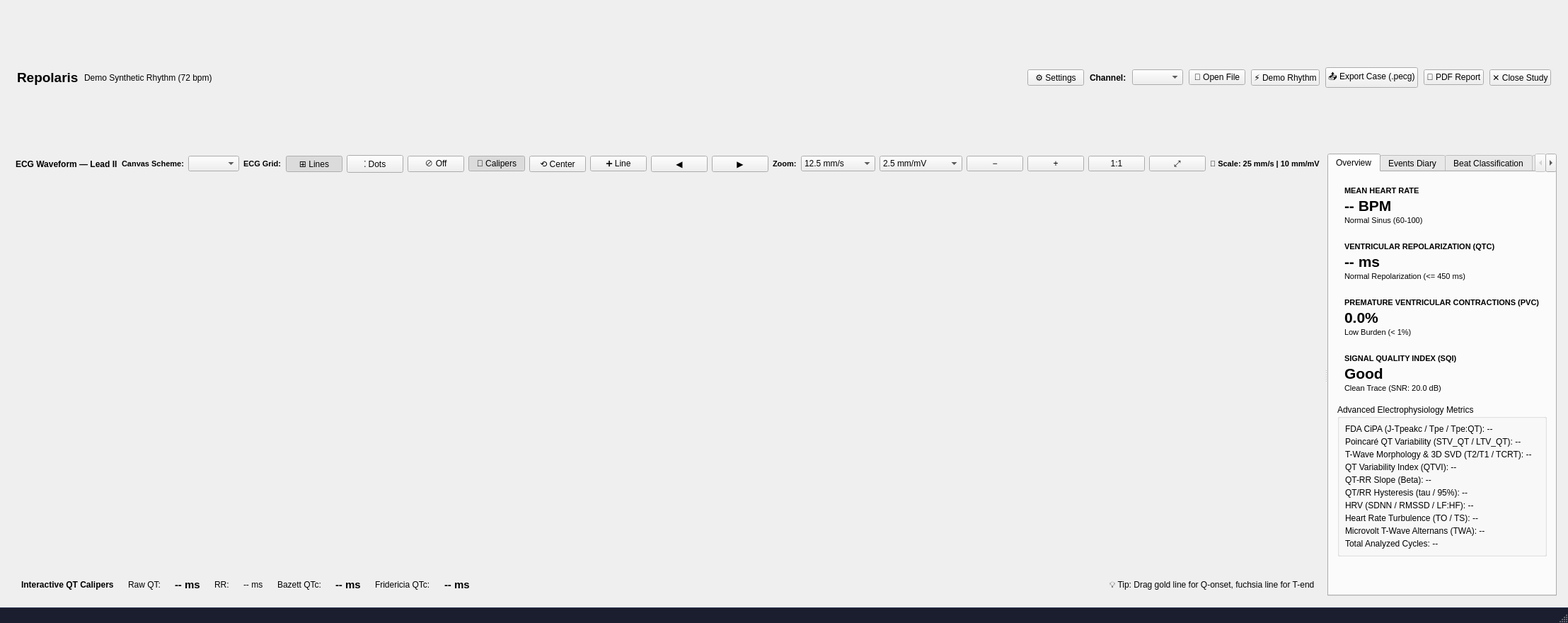
<?xml version="1.0" encoding="utf-8"?>
<ui version="4.0">
 <class>MainWindow</class>
 <widget class="QMainWindow" name="MainWindow">
  <property name="geometry">
   <rect>
    <x>0</x>
    <y>0</y>
    <width>1420</width>
    <height>880</height>
   </rect>
  </property>
  <property name="windowTitle">
   <string>Repolaris — Ventricular Repolarization &amp; ECG Workstation</string>
  </property>
  <widget class="QWidget" name="centralWidget">
   <layout class="QVBoxLayout" name="root_layout">
    <property name="spacing">
     <number>10</number>
    </property>
    <property name="leftMargin">
     <number>16</number>
    </property>
    <property name="topMargin">
     <number>12</number>
    </property>
    <property name="rightMargin">
     <number>16</number>
    </property>
    <property name="bottomMargin">
     <number>16</number>
    </property>
    <item>
     <widget class="QFrame" name="topBar">
      <layout class="QHBoxLayout" name="top_layout">
       <property name="spacing">
        <number>8</number>
       </property>
       <property name="leftMargin">
        <number>8</number>
       </property>
       <property name="topMargin">
        <number>4</number>
       </property>
       <property name="rightMargin">
        <number>8</number>
       </property>
       <property name="bottomMargin">
        <number>4</number>
       </property>
       <item>
        <widget class="QLabel" name="title_lbl">
         <property name="font">
          <font>
           <pointsize>14</pointsize>
           <bold>true</bold>
          </font>
         </property>
         <property name="text">
          <string>Repolaris</string>
         </property>
        </widget>
       </item>
       <item>
        <widget class="QLabel" name="lbl_file_badge">
         <property name="text">
          <string>Demo Synthetic Rhythm (72 bpm)</string>
         </property>
        </widget>
       </item>
       <item>
        <spacer name="top_spacer">
         <property name="orientation">
          <enum>Qt::Orientation::Horizontal</enum>
         </property>
         <property name="sizeHint" stdset="0">
          <size>
           <width>40</width>
           <height>20</height>
          </size>
         </property>
        </spacer>
       </item>
       <item>
        <widget class="QPushButton" name="btn_settings">
         <property name="text">
          <string>⚙️ Settings</string>
         </property>
         <property name="toolTip">
          <string>Configure language and visual theme</string>
         </property>
        </widget>
       </item>
       <item>
        <widget class="QLabel" name="lead_lbl">
         <property name="font">
          <font>
           <bold>true</bold>
          </font>
         </property>
         <property name="text">
          <string>Channel:</string>
         </property>
        </widget>
       </item>
       <item>
        <widget class="QComboBox" name="combo_leads"/>
       </item>
       <item>
        <widget class="QPushButton" name="btn_open">
         <property name="text">
          <string>📂 Open File</string>
         </property>
         <property name="toolTip">
          <string>Open ECG record file (.pecg, .ecg, .edf, .hea, .csv)</string>
         </property>
        </widget>
       </item>
       <item>
        <widget class="QPushButton" name="btn_demo">
         <property name="text">
          <string>⚡ Demo Rhythm</string>
         </property>
         <property name="toolTip">
          <string>Generate realistic synthetic ECG rhythm (72 bpm)</string>
         </property>
        </widget>
       </item>
       <item>
        <widget class="QPushButton" name="btn_export">
         <property name="text">
          <string>📤 Export Case (.pecg)</string>
         </property>
         <property name="toolTip">
          <string>Export anonymized multi-lead study for colleague consultation</string>
         </property>
        </widget>
       </item>
       <item>
        <widget class="QPushButton" name="btn_export_pdf">
         <property name="text">
          <string>📄 PDF Report</string>
         </property>
         <property name="toolTip">
          <string>Generate 2-page clinical vector PDF report</string>
         </property>
        </widget>
       </item>
       <item>
        <widget class="QPushButton" name="btn_close">
         <property name="text">
          <string>✕ Close Study</string>
         </property>
         <property name="toolTip">
          <string>Close current study and clear canvas</string>
         </property>
        </widget>
       </item>
      </layout>
     </widget>
    </item>
    <item>
     <widget class="QSplitter" name="mainSplitter">
      <property name="orientation">
       <enum>Qt::Orientation::Horizontal</enum>
      </property>
      <widget class="QWidget" name="left_container">
       <layout class="QVBoxLayout" name="left_layout">
        <property name="spacing">
         <number>6</number>
        </property>
        <property name="leftMargin">
         <number>0</number>
        </property>
        <property name="topMargin">
         <number>0</number>
        </property>
        <property name="rightMargin">
         <number>0</number>
        </property>
        <property name="bottomMargin">
         <number>0</number>
        </property>
        <item>
         <widget class="QFrame" name="canvas_bar">
          <layout class="QHBoxLayout" name="c_layout">
           <property name="spacing">
            <number>6</number>
           </property>
           <property name="leftMargin">
            <number>6</number>
           </property>
           <property name="topMargin">
            <number>2</number>
           </property>
           <property name="rightMargin">
            <number>6</number>
           </property>
           <property name="bottomMargin">
            <number>2</number>
           </property>
           <item>
            <widget class="QLabel" name="lbl_canvas_title">
             <property name="font">
              <font>
               <pointsize>9</pointsize>
               <bold>true</bold>
              </font>
             </property>
             <property name="text">
              <string>ECG Waveform — Lead II</string>
             </property>
            </widget>
           </item>
           <item>
            <spacer name="c_spacer">
             <property name="orientation">
              <enum>Qt::Orientation::Horizontal</enum>
             </property>
             <property name="sizeHint" stdset="0">
              <size>
               <width>40</width>
               <height>20</height>
              </size>
             </property>
            </spacer>
           </item>
           <item>
            <widget class="QLabel" name="lbl_canvas_scheme">
             <property name="font">
              <font>
               <pointsize>8</pointsize>
               <bold>true</bold>
              </font>
             </property>
             <property name="text">
              <string>Canvas Scheme:</string>
             </property>
            </widget>
           </item>
           <item>
            <widget class="QComboBox" name="combo_canvas_theme">
             <property name="toolTip">
              <string>Select independent color scheme for the ECG waveform canvas</string>
             </property>
            </widget>
           </item>
           <item>
            <widget class="QLabel" name="lbl_grid">
             <property name="font">
              <font>
               <pointsize>8</pointsize>
               <bold>true</bold>
              </font>
             </property>
             <property name="text">
              <string>ECG Grid:</string>
             </property>
            </widget>
           </item>
           <item>
            <widget class="QPushButton" name="btn_grid_lines">
             <property name="text">
              <string>⊞ Lines</string>
             </property>
             <property name="toolTip">
              <string>Enable standard clinical ECG grid lines</string>
             </property>
             <property name="checkable">
              <bool>true</bool>
             </property>
             <property name="checked">
              <bool>true</bool>
             </property>
            </widget>
           </item>
           <item>
            <widget class="QPushButton" name="btn_grid_dots">
             <property name="text">
              <string>⁚ Dots</string>
             </property>
             <property name="toolTip">
              <string>Enable dotted clinical ECG grid coordinates</string>
             </property>
             <property name="checkable">
              <bool>true</bool>
             </property>
            </widget>
           </item>
           <item>
            <widget class="QPushButton" name="btn_grid_off">
             <property name="text">
              <string>⊘ Off</string>
             </property>
             <property name="toolTip">
              <string>Disable grid lines and hide scale badge</string>
             </property>
             <property name="checkable">
              <bool>true</bool>
             </property>
            </widget>
           </item>
           <item>
            <widget class="QPushButton" name="btn_calipers_toggle">
             <property name="text">
              <string>📏 Calipers</string>
             </property>
             <property name="toolTip">
              <string>Toggle visibility of draggable vertical measurement lines</string>
             </property>
             <property name="checkable">
              <bool>true</bool>
             </property>
             <property name="checked">
              <bool>true</bool>
             </property>
            </widget>
           </item>
           <item>
            <widget class="QPushButton" name="btn_calipers_center">
             <property name="text">
              <string>⟲ Center</string>
             </property>
             <property name="toolTip">
              <string>Center draggable caliper lines in the visible window</string>
             </property>
            </widget>
           </item>
           <item>
            <widget class="QPushButton" name="btn_add_line">
             <property name="text">
              <string>➕ Line</string>
             </property>
             <property name="toolTip">
              <string>Add an additional draggable vertical measurement cursor</string>
             </property>
            </widget>
           </item>
           <item>
            <widget class="QPushButton" name="btn_prev_beat">
             <property name="text">
              <string>◀</string>
             </property>
            </widget>
           </item>
           <item>
            <widget class="QPushButton" name="btn_next_beat">
             <property name="text">
              <string>▶</string>
             </property>
            </widget>
           </item>
           <item>
            <widget class="QLabel" name="lbl_zoom">
             <property name="font">
              <font>
               <pointsize>8</pointsize>
               <bold>true</bold>
              </font>
             </property>
             <property name="text">
              <string>Zoom:</string>
             </property>
            </widget>
           </item>
           <item>
            <widget class="QComboBox" name="combo_speed">
             <property name="toolTip">
              <string>Select clinical ECG paper sweep speed</string>
             </property>
             <item>
              <property name="text">
               <string>12.5 mm/s</string>
              </property>
             </item>
             <item>
              <property name="text">
               <string>25 mm/s (Std)</string>
              </property>
             </item>
             <item>
              <property name="text">
               <string>50 mm/s</string>
              </property>
             </item>
             <item>
              <property name="text">
               <string>100 mm/s</string>
              </property>
             </item>
            </widget>
           </item>
           <item>
            <widget class="QComboBox" name="combo_gain">
             <property name="toolTip">
              <string>Select clinical ECG voltage sensitivity gain</string>
             </property>
             <item>
              <property name="text">
               <string>2.5 mm/mV</string>
              </property>
             </item>
             <item>
              <property name="text">
               <string>5 mm/mV</string>
              </property>
             </item>
             <item>
              <property name="text">
               <string>10 mm/mV (Std)</string>
              </property>
             </item>
             <item>
              <property name="text">
               <string>20 mm/mV</string>
              </property>
             </item>
            </widget>
           </item>
           <item>
            <widget class="QPushButton" name="btn_zoom_out">
             <property name="text">
              <string>−</string>
             </property>
             <property name="toolTip">
              <string>Zoom Out (Lower Speed / Gain)</string>
             </property>
            </widget>
           </item>
           <item>
            <widget class="QPushButton" name="btn_zoom_in">
             <property name="text">
              <string>+</string>
             </property>
             <property name="toolTip">
              <string>Zoom In (Higher Speed / Gain)</string>
             </property>
            </widget>
           </item>
           <item>
            <widget class="QPushButton" name="btn_zoom_reset">
             <property name="text">
              <string>1:1</string>
             </property>
             <property name="toolTip">
              <string>Reset to Standard Scale (25 mm/s, 10 mm/mV)</string>
             </property>
            </widget>
           </item>
           <item>
            <widget class="QPushButton" name="btn_zoom_fit">
             <property name="text">
              <string>⤢</string>
             </property>
             <property name="toolTip">
              <string>Fit Entire Recording</string>
             </property>
            </widget>
           </item>
           <item>
            <widget class="QLabel" name="lbl_scale_badge">
             <property name="font">
              <font>
               <pointsize>8</pointsize>
               <bold>true</bold>
              </font>
             </property>
             <property name="text">
              <string>📐 Scale: 25 mm/s | 10 mm/mV</string>
             </property>
            </widget>
           </item>
          </layout>
         </widget>
        </item>
        <item>
         <widget class="PlotWidget" name="plot_widget" native="true">
          <property name="sizePolicy">
           <sizepolicy hsizetype="Expanding" vsizetype="Expanding">
            <horstretch>0</horstretch>
            <verstretch>1</verstretch>
           </sizepolicy>
          </property>
         </widget>
        </item>
        <item>
         <widget class="QFrame" name="cal_strip">
          <layout class="QHBoxLayout" name="cal_layout">
           <property name="spacing">
            <number>20</number>
           </property>
           <property name="leftMargin">
            <number>14</number>
           </property>
           <property name="topMargin">
            <number>6</number>
           </property>
           <property name="rightMargin">
            <number>14</number>
           </property>
           <property name="bottomMargin">
            <number>6</number>
           </property>
           <item>
            <widget class="QLabel" name="lbl_cal_cue">
             <property name="font">
              <font>
               <pointsize>9</pointsize>
               <bold>true</bold>
              </font>
             </property>
             <property name="text">
              <string>Interactive QT Calipers</string>
             </property>
            </widget>
           </item>
           <item>
            <widget class="QLabel" name="lbl_tag_raw">
             <property name="text">
              <string>Raw QT:</string>
             </property>
            </widget>
           </item>
           <item>
            <widget class="QLabel" name="lbl_cal_qt">
             <property name="font">
              <font>
               <pointsize>11</pointsize>
               <bold>true</bold>
              </font>
             </property>
             <property name="text">
              <string>-- ms</string>
             </property>
            </widget>
           </item>
           <item>
            <widget class="QLabel" name="lbl_tag_rr">
              <property name="text">
               <string>RR:</string>
              </property>
             </widget>
            </item>
            <item>
             <widget class="QLabel" name="lbl_cal_rr">
              <property name="text">
               <string>-- ms</string>
              </property>
             </widget>
            </item>
            <item>
             <widget class="QLabel" name="lbl_tag_bazett">
             <property name="text">
              <string>Bazett QTc:</string>
             </property>
            </widget>
           </item>
           <item>
            <widget class="QLabel" name="lbl_cal_bazett">
             <property name="font">
              <font>
               <pointsize>11</pointsize>
               <bold>true</bold>
              </font>
             </property>
             <property name="text">
              <string>-- ms</string>
             </property>
            </widget>
           </item>
           <item>
            <widget class="QLabel" name="lbl_tag_fridericia">
             <property name="text">
              <string>Fridericia QTc:</string>
             </property>
            </widget>
           </item>
           <item>
            <widget class="QLabel" name="lbl_cal_fridericia">
             <property name="font">
              <font>
               <pointsize>11</pointsize>
               <bold>true</bold>
              </font>
             </property>
             <property name="text">
              <string>-- ms</string>
             </property>
            </widget>
           </item>
           <item>
            <spacer name="cal_spacer">
             <property name="orientation">
              <enum>Qt::Orientation::Horizontal</enum>
             </property>
             <property name="sizeHint" stdset="0">
              <size>
               <width>40</width>
               <height>20</height>
              </size>
             </property>
            </spacer>
           </item>
           <item>
            <widget class="QLabel" name="help_cue">
             <property name="text">
              <string>💡 Tip: Drag gold line for Q-onset, fuchsia line for T-end</string>
             </property>
            </widget>
           </item>
          </layout>
         </widget>
        </item>
       </layout>
      </widget>
      <widget class="QWidget" name="sidebar">
       <layout class="QVBoxLayout" name="side_layout">
        <property name="spacing">
         <number>10</number>
        </property>
        <property name="leftMargin">
         <number>0</number>
        </property>
        <property name="topMargin">
         <number>0</number>
        </property>
        <property name="rightMargin">
         <number>0</number>
        </property>
        <property name="bottomMargin">
         <number>0</number>
        </property>
        <item>
         <widget class="QTabWidget" name="tabs">
          <property name="currentIndex">
           <number>0</number>
          </property>
          <widget class="QWidget" name="tab_overview">
           <attribute name="title">
            <string>Overview</string>
           </attribute>
           <layout class="QVBoxLayout" name="ov_layout">
            <property name="spacing">
             <number>8</number>
            </property>
            <property name="leftMargin">
             <number>12</number>
            </property>
            <property name="topMargin">
             <number>12</number>
            </property>
            <property name="rightMargin">
             <number>12</number>
            </property>
            <property name="bottomMargin">
             <number>12</number>
            </property>
            <item>
             <widget class="QFrame" name="card_hr">
              <layout class="QVBoxLayout" name="layout_card_hr">
               <property name="spacing">
                <number>2</number>
               </property>
               <property name="leftMargin">
                <number>10</number>
               </property>
               <property name="topMargin">
                <number>8</number>
               </property>
               <property name="rightMargin">
                <number>10</number>
               </property>
               <property name="bottomMargin">
                <number>8</number>
               </property>
               <item>
                <widget class="QLabel" name="card_hr_title">
                 <property name="font">
                  <font>
                   <pointsize>8</pointsize>
                   <bold>true</bold>
                  </font>
                 </property>
                 <property name="text">
                  <string>MEAN HEART RATE</string>
                 </property>
                </widget>
               </item>
               <item>
                <widget class="QLabel" name="card_hr_val">
                 <property name="font">
                  <font>
                   <pointsize>16</pointsize>
                   <bold>true</bold>
                  </font>
                 </property>
                 <property name="text">
                  <string>-- BPM</string>
                 </property>
                </widget>
               </item>
               <item>
                <widget class="QLabel" name="card_hr_sub">
                 <property name="font">
                  <font>
                   <pointsize>8</pointsize>
                  </font>
                 </property>
                 <property name="text">
                  <string>Normal Sinus (60-100)</string>
                 </property>
                </widget>
               </item>
              </layout>
             </widget>
            </item>
            <item>
             <widget class="QFrame" name="card_qtc">
              <layout class="QVBoxLayout" name="layout_card_qtc">
               <property name="spacing">
                <number>2</number>
               </property>
               <property name="leftMargin">
                <number>10</number>
               </property>
               <property name="topMargin">
                <number>8</number>
               </property>
               <property name="rightMargin">
                <number>10</number>
               </property>
               <property name="bottomMargin">
                <number>8</number>
               </property>
               <item>
                <widget class="QLabel" name="card_qtc_title">
                 <property name="font">
                  <font>
                   <pointsize>8</pointsize>
                   <bold>true</bold>
                  </font>
                 </property>
                 <property name="text">
                  <string>VENTRICULAR REPOLARIZATION (QTC)</string>
                 </property>
                </widget>
               </item>
               <item>
                <widget class="QLabel" name="card_qtc_val">
                 <property name="font">
                  <font>
                   <pointsize>16</pointsize>
                   <bold>true</bold>
                  </font>
                 </property>
                 <property name="text">
                  <string>-- ms</string>
                 </property>
                </widget>
               </item>
               <item>
                <widget class="QLabel" name="card_qtc_sub">
                 <property name="font">
                  <font>
                   <pointsize>8</pointsize>
                  </font>
                 </property>
                 <property name="text">
                  <string>Normal Repolarization (&lt;= 450 ms)</string>
                 </property>
                </widget>
               </item>
              </layout>
             </widget>
            </item>
            <item>
             <widget class="QFrame" name="card_ectopic">
              <layout class="QVBoxLayout" name="layout_card_ectopic">
               <property name="spacing">
                <number>2</number>
               </property>
               <property name="leftMargin">
                <number>10</number>
               </property>
               <property name="topMargin">
                <number>8</number>
               </property>
               <property name="rightMargin">
                <number>10</number>
               </property>
               <property name="bottomMargin">
                <number>8</number>
               </property>
               <item>
                <widget class="QLabel" name="card_ectopic_title">
                 <property name="font">
                  <font>
                   <pointsize>8</pointsize>
                   <bold>true</bold>
                  </font>
                 </property>
                 <property name="text">
                  <string>PREMATURE VENTRICULAR CONTRACTIONS (PVC)</string>
                 </property>
                </widget>
               </item>
               <item>
                <widget class="QLabel" name="card_ectopic_val">
                 <property name="font">
                  <font>
                   <pointsize>16</pointsize>
                   <bold>true</bold>
                  </font>
                 </property>
                 <property name="text">
                  <string>0.0%</string>
                 </property>
                </widget>
               </item>
               <item>
                <widget class="QLabel" name="card_ectopic_sub">
                 <property name="font">
                  <font>
                   <pointsize>8</pointsize>
                  </font>
                 </property>
                 <property name="text">
                  <string>Low Burden (&lt; 1%)</string>
                 </property>
                </widget>
               </item>
              </layout>
             </widget>
            </item>
            <item>
             <widget class="QFrame" name="card_sqi">
              <layout class="QVBoxLayout" name="layout_card_sqi">
               <property name="spacing">
                <number>2</number>
               </property>
               <property name="leftMargin">
                <number>10</number>
               </property>
               <property name="topMargin">
                <number>8</number>
               </property>
               <property name="rightMargin">
                <number>10</number>
               </property>
               <property name="bottomMargin">
                <number>8</number>
               </property>
               <item>
                <widget class="QLabel" name="card_sqi_title">
                 <property name="font">
                  <font>
                   <pointsize>8</pointsize>
                   <bold>true</bold>
                  </font>
                 </property>
                 <property name="text">
                  <string>SIGNAL QUALITY INDEX (SQI)</string>
                 </property>
                </widget>
               </item>
               <item>
                <widget class="QLabel" name="card_sqi_val">
                 <property name="font">
                  <font>
                   <pointsize>16</pointsize>
                   <bold>true</bold>
                  </font>
                 </property>
                 <property name="text">
                  <string>Good</string>
                 </property>
                </widget>
               </item>
               <item>
                <widget class="QLabel" name="card_sqi_sub">
                 <property name="font">
                  <font>
                   <pointsize>8</pointsize>
                  </font>
                 </property>
                 <property name="text">
                  <string>Clean Trace (SNR: 20.0 dB)</string>
                 </property>
                </widget>
               </item>
              </layout>
             </widget>
            </item>
            <item>
             <widget class="QGroupBox" name="adv_group">
              <property name="title">
               <string>Advanced Electrophysiology Metrics</string>
              </property>
              <layout class="QVBoxLayout" name="adv_layout">
               <property name="spacing">
                <number>4</number>
               </property>
               <property name="leftMargin">
                <number>8</number>
               </property>
               <property name="topMargin">
                <number>8</number>
               </property>
               <property name="rightMargin">
                <number>8</number>
               </property>
               <property name="bottomMargin">
                <number>8</number>
               </property>
               <item>
                <widget class="QLabel" name="lbl_adv_cipa">
                 <property name="text">
                  <string>FDA CiPA (J-Tpeakc / Tpe / Tpe:QT): --</string>
                 </property>
                </widget>
               </item>
               <item>
                <widget class="QLabel" name="lbl_adv_stv">
                 <property name="text">
                  <string>Poincaré QT Variability (STV_QT / LTV_QT): --</string>
                 </property>
                </widget>
               </item>
               <item>
                <widget class="QLabel" name="lbl_adv_tmorph">
                 <property name="text">
                  <string>T-Wave Morphology &amp; 3D SVD (T2/T1 / TCRT): --</string>
                 </property>
                </widget>
               </item>
               <item>
                <widget class="QLabel" name="lbl_adv_qtvi">
                 <property name="text">
                  <string>QT Variability Index (QTVI): --</string>
                 </property>
                </widget>
               </item>
               <item>
                <widget class="QLabel" name="lbl_adv_qtrr">
                 <property name="text">
                  <string>QT-RR Slope (Beta): --</string>
                 </property>
                </widget>
               </item>
               <item>
                <widget class="QLabel" name="lbl_adv_hyst">
                 <property name="text">
                  <string>QT/RR Hysteresis (tau / 95%): --</string>
                 </property>
                </widget>
               </item>
               <item>
                <widget class="QLabel" name="lbl_adv_hrv">
                 <property name="text">
                  <string>HRV (SDNN / RMSSD / LF:HF): --</string>
                 </property>
                </widget>
               </item>
               <item>
                <widget class="QLabel" name="lbl_adv_hrt">
                 <property name="text">
                  <string>Heart Rate Turbulence (TO / TS): --</string>
                 </property>
                </widget>
               </item>
               <item>
                <widget class="QLabel" name="lbl_adv_twa">
                 <property name="text">
                  <string>Microvolt T-Wave Alternans (TWA): --</string>
                 </property>
                </widget>
               </item>
               <item>
                <widget class="QLabel" name="lbl_adv_total">
                 <property name="text">
                  <string>Total Analyzed Cycles: --</string>
                 </property>
                </widget>
               </item>
              </layout>
             </widget>
            </item>
            <item>
             <spacer name="ov_spacer">
              <property name="orientation">
               <enum>Qt::Orientation::Vertical</enum>
              </property>
              <property name="sizeHint" stdset="0">
               <size>
                <width>20</width>
                <height>40</height>
               </size>
              </property>
             </spacer>
            </item>
           </layout>
          </widget>
          <widget class="QWidget" name="tab_events">
           <attribute name="title">
            <string>Events Diary</string>
           </attribute>
           <layout class="QVBoxLayout" name="ev_layout">
            <property name="spacing">
             <number>8</number>
            </property>
            <property name="leftMargin">
             <number>8</number>
            </property>
            <property name="topMargin">
             <number>8</number>
            </property>
            <property name="rightMargin">
             <number>8</number>
            </property>
            <property name="bottomMargin">
             <number>8</number>
            </property>
            <item>
             <widget class="QTableWidget" name="events_table">
              <column>
               <property name="text">
                <string>Timestamp</string>
               </property>
              </column>
              <column>
               <property name="text">
                <string>Clinical Episode / Triage Alert</string>
               </property>
              </column>
              <column>
               <property name="text">
                <string>Measured Value</string>
               </property>
              </column>
              <column>
               <property name="text">
                <string>Severity</string>
               </property>
              </column>
             </widget>
            </item>
           </layout>
          </widget>
          <widget class="QWidget" name="tab_beats">
           <attribute name="title">
            <string>Beat Classification</string>
           </attribute>
           <layout class="QVBoxLayout" name="b_layout">
            <property name="spacing">
             <number>8</number>
            </property>
            <property name="leftMargin">
             <number>8</number>
            </property>
            <property name="topMargin">
             <number>8</number>
            </property>
            <property name="rightMargin">
             <number>8</number>
            </property>
            <property name="bottomMargin">
             <number>8</number>
            </property>
            <item>
             <widget class="QTableWidget" name="beat_table">
              <column>
               <property name="text">
                <string>Beat #</string>
               </property>
              </column>
              <column>
               <property name="text">
                <string>Time (s)</string>
               </property>
              </column>
              <column>
               <property name="text">
                <string>AAMI Class</string>
               </property>
              </column>
              <column>
               <property name="text">
                <string>QT (ms)</string>
               </property>
              </column>
              <column>
               <property name="text">
                <string>QTc (ms)</string>
               </property>
              </column>
             </widget>
            </item>
           </layout>
          </widget>
          <widget class="QWidget" name="tab_qtrr">
           <attribute name="title">
            <string>QT-RR Dynamics</string>
           </attribute>
           <layout class="QVBoxLayout" name="qtrr_layout">
            <item>
             <widget class="QComboBox" name="combo_qtrr_model"/>
            </item>
            <item>
             <widget class="PlotWidget" name="qtrr_plot_widget" native="true"/>
            </item>
            <item>
             <widget class="QLabel" name="lbl_qtrr_stats">
              <property name="text">
               <string>Model: -- | Slope (Beta): -- | R2: --</string>
              </property>
             </widget>
            </item>
           </layout>
          </widget>
          <widget class="QWidget" name="tab_holter">
           <attribute name="title">
            <string>Holter Triage</string>
           </attribute>
           <layout class="QVBoxLayout" name="holter_layout">
            <item>
             <widget class="QLabel" name="card_af_status_val">
              <property name="text">
               <string>Sinus Rhythm</string>
              </property>
             </widget>
            </item>
            <item>
             <widget class="QLabel" name="card_af_burden_val">
              <property name="text">
               <string>0.0%</string>
              </property>
             </widget>
            </item>
            <item>
             <widget class="QLabel" name="card_af_cv_val">
              <property name="text">
               <string>--</string>
              </property>
             </widget>
            </item>
            <item>
             <widget class="QLabel" name="card_af_sampen_val">
              <property name="text">
               <string>--</string>
              </property>
             </widget>
            </item>
            <item>
             <widget class="QTableWidget" name="holter_hourly_table"/>
            </item>
           </layout>
          </widget>
          <widget class="QWidget" name="tab_butterfly">
           <attribute name="title">
            <string>Butterfly &amp; T-PCA</string>
           </attribute>
           <layout class="QVBoxLayout" name="butterfly_layout">
            <item>
             <widget class="QLabel" name="lbl_butterfly_banner">
              <property name="text">
               <string>Superimposed Multi-Lead Butterfly Median Beat: Ready</string>
              </property>
             </widget>
            </item>
            <item>
             <widget class="PlotWidget" name="butterfly_plot_widget" native="true"/>
            </item>
            <item>
             <widget class="QTableWidget" name="butterfly_table"/>
            </item>
           </layout>
          </widget>
          <widget class="QWidget" name="tab_metadata">
           <attribute name="title">
            <string>Study &amp; Patient</string>
           </attribute>
           <layout class="QVBoxLayout" name="meta_layout">
            <property name="spacing">
             <number>6</number>
            </property>
            <property name="leftMargin">
             <number>8</number>
            </property>
            <property name="topMargin">
             <number>8</number>
            </property>
            <property name="rightMargin">
             <number>8</number>
            </property>
            <property name="bottomMargin">
             <number>8</number>
            </property>
            <item>
             <widget class="QScrollArea" name="scroll_meta">
              <property name="widgetResizable">
               <bool>true</bool>
              </property>
              <widget class="QWidget" name="scroll_content">
               <layout class="QVBoxLayout" name="scroll_vbox">
                <property name="spacing">
                 <number>8</number>
                </property>
                <property name="leftMargin">
                 <number>2</number>
                </property>
                <property name="topMargin">
                 <number>2</number>
                </property>
                <property name="rightMargin">
                 <number>2</number>
                </property>
                <property name="bottomMargin">
                 <number>2</number>
                </property>
                <item>
                 <widget class="QGroupBox" name="grp_a_box">
                  <property name="title">
                   <string>Core Patient Demographics &amp; Timing</string>
                  </property>
                  <layout class="QVBoxLayout" name="grp_a_vbox">
                   <property name="spacing">
                    <number>4</number>
                   </property>
                   <property name="leftMargin">
                    <number>8</number>
                   </property>
                   <property name="topMargin">
                    <number>8</number>
                   </property>
                   <property name="rightMargin">
                    <number>8</number>
                   </property>
                   <property name="bottomMargin">
                    <number>8</number>
                   </property>
                   <item>
                    <widget class="QTableWidget" name="meta_table_a">
                     <column>
                      <property name="text">
                       <string>Field</string>
                      </property>
                     </column>
                     <column>
                      <property name="text">
                       <string>Value</string>
                      </property>
                     </column>
                    </widget>
                   </item>
                  </layout>
                 </widget>
                </item>
                <item>
                 <widget class="QGroupBox" name="grp_b_box">
                  <property name="title">
                   <string>Clinical Context &amp; Study Specifications</string>
                  </property>
                  <layout class="QVBoxLayout" name="grp_b_vbox">
                   <property name="spacing">
                    <number>4</number>
                   </property>
                   <property name="leftMargin">
                    <number>8</number>
                   </property>
                   <property name="topMargin">
                    <number>8</number>
                   </property>
                   <property name="rightMargin">
                    <number>8</number>
                   </property>
                   <property name="bottomMargin">
                    <number>8</number>
                   </property>
                   <item>
                    <widget class="QTableWidget" name="meta_table_b">
                     <column>
                      <property name="text">
                       <string>Field</string>
                      </property>
                     </column>
                     <column>
                      <property name="text">
                       <string>Value</string>
                      </property>
                     </column>
                    </widget>
                   </item>
                  </layout>
                 </widget>
                </item>
                <item>
                 <spacer name="meta_spacer">
                  <property name="orientation">
                   <enum>Qt::Orientation::Vertical</enum>
                  </property>
                  <property name="sizeHint" stdset="0">
                   <size>
                    <width>20</width>
                    <height>40</height>
                   </size>
                  </property>
                 </spacer>
                </item>
               </layout>
              </widget>
             </widget>
            </item>
           </layout>
          </widget>
         </widget>
        </item>
       </layout>
      </widget>
     </widget>
    </item>
   </layout>
  </widget>
  <widget class="QStatusBar" name="statusbar">
   <property name="styleSheet">
    <string notr="true">QStatusBar { background-color: #1a1e2e; color: #94a3b8; font-size: 9pt; border-top: 1px solid #2e3650; }</string>
   </property>
  </widget>
 </widget>
 <customwidgets>
  <customwidget>
   <class>PlotWidget</class>
   <extends>QWidget</extends>
   <header>pyqtgraph</header>
   <container>1</container>
  </customwidget>
 </customwidgets>
 <resources/>
 <connections/>
</ui>
